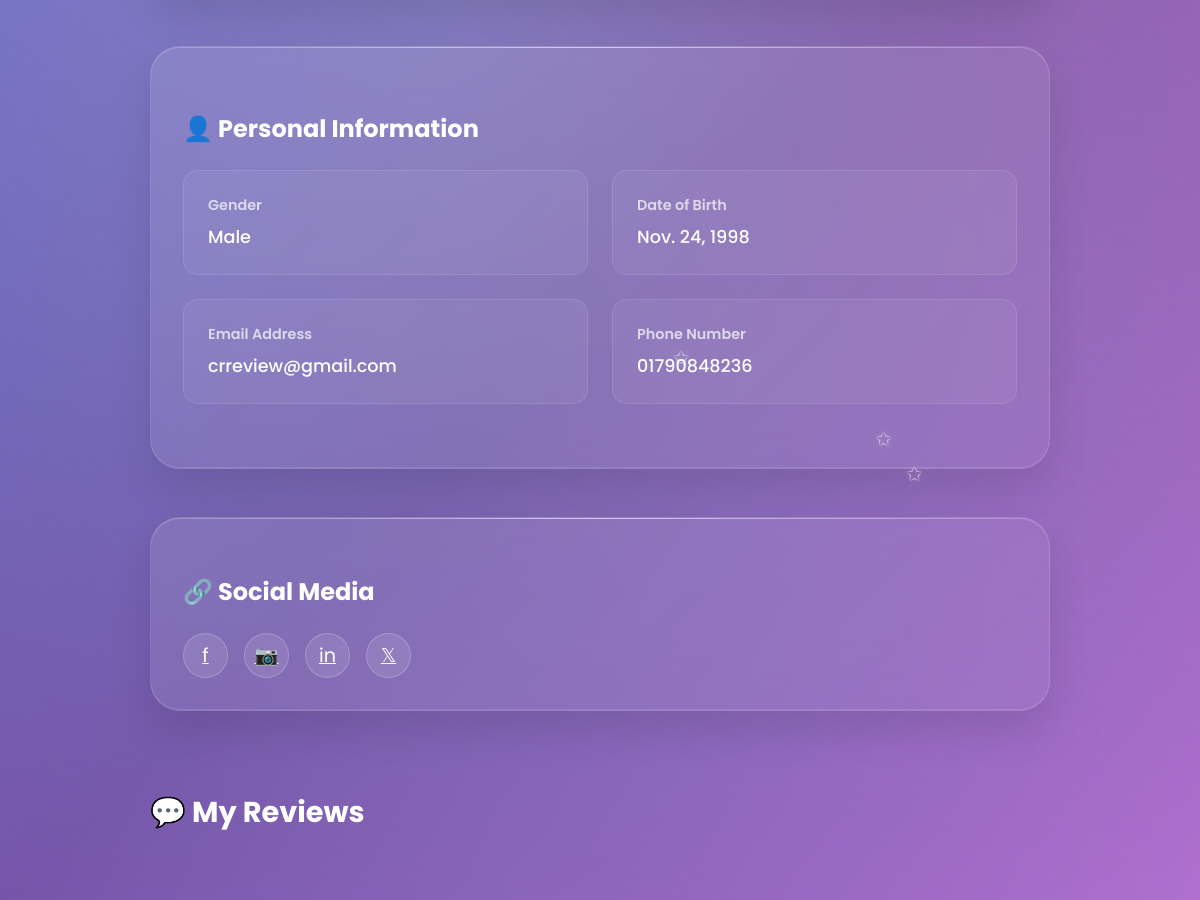
The page /view_profile/md-naimur-rahman/ (signed in, middle part) on the database as committed earlier.
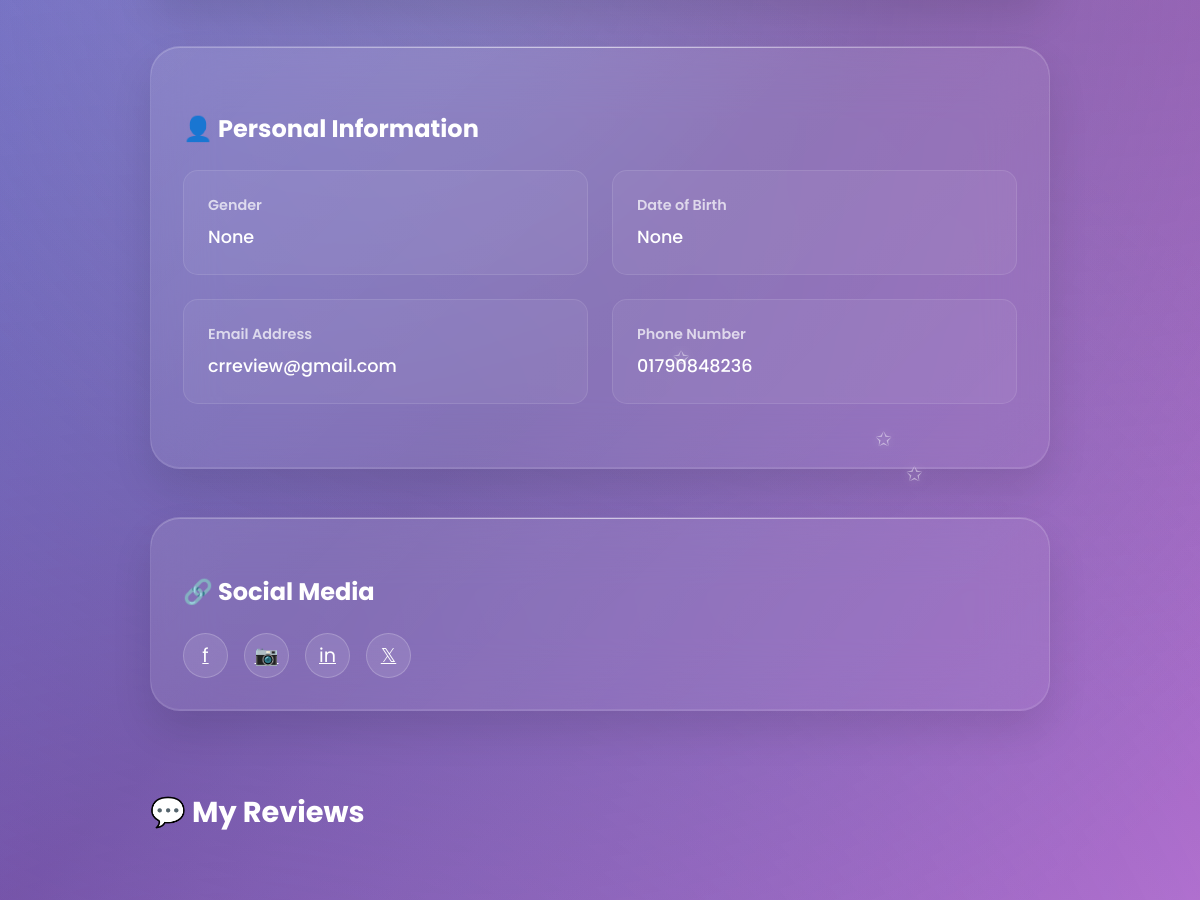
The same page on the database as committed later.
### userprofile/models.py (models this page shows, shortened)
class User(AbstractBaseUser,PermissionsMixin):
    university=models.ForeignKey(University, on_delete=models.SET_NULL,related_name='university',null=True,blank=True)
    department=models.ForeignKey(Department, on_delete=models.SET_NULL,related_name='department',null=True,blank=True)
    profile_picture=models.ImageField(upload_to=user_profile_picture_path,null=True,blank=True)
    first_name = models.CharField(max_length=50)
    last_name = models.CharField(max_length=50)
    gender = models.CharField(choices=[('M', 'Male'), ('F', 'Female')], max_length=1)
    email = models.EmailField(unique=True)
    phone=models.CharField(max_length=20,null=True,blank=True)
    date_of_birth=models.DateField(null=True,blank=True)
    student_id=models.CharField(max_length=50,unique=True,null=True,blank=True)
    batch=models.CharField(max_length=20,null=True,blank=True)
    dept_batch = models.CharField(max_length=20 , blank=True, null=True)
    section=models.CharField(max_length=20,null=True,blank=True)
    bio=models.TextField(null=True,blank=True)
    facebook_url=models.URLField(default='https://www.facebook.com/')
    instagram_url=models.URLField(default='https://www.instagram.com/')
    linkedin_url=models.URLField(default='https://www.linkedin.com/')
    role=models.CharField(max_length=20, default='student')
    slug=models.SlugField(blank=True,unique=True)
    is_active = models.BooleanField(default=True)
    is_staff = models.BooleanField(default=False)
    created_at = models.DateTimeField(auto_now_add=True)
    updated_at = models.DateTimeField(auto_now=True)
    deleted_at = models.DateTimeField(blank=True, null=True)
    USERNAME_FIELD = 'email'
    REQUIRED_FIELDS = ['first_name','last_name']
    objects = CustomUserManager()
    def get_full_name(self):
        return f"{self.first_name} {self.last_name}"

### userprofile/views.py (the view)
# urls.py: path('view_profile/<str:slug>/',view_profile,name="view_profile"),
def view_profile(request,slug):
    user = User.objects.get(email=request.user.email,slug=slug)
    review = Review.objects.filter(user=user).order_by('-created_at')
    paginator = Paginator(review,5)
    page_number = request.GET.get('page',1)
    try:
        review = paginator.page(page_number)
    except PageNotAnInteger:
        review = paginator.page(1)
    except EmptyPage:
        review = paginator.page(1)
    context = {
        'user':user,
        'review':review,
    }
    return render(request,'user_profile/view_profile.html',context)

### cr/models.py (called while the page is built)
    def __str__(self):
        return self.title

    def __str__(self):
        return self.title

### templates/user_profile/view_profile.html (shortened to what this page needs)
{% extends 'base.html' %}
{% load static %}
{% block content %}
    <div id="cr-profile" class="page">
        <div class="container">
            <div style="max-width: 900px; margin: 0 auto;">
                <div class="search-section">
                 <div class="card1" style="margin-top: 2rem;">
                    <h3 class="card-title1">👤 Personal Information</h3>
                    <div class="info-grid">
                        <div class="info-item">
                            <div class="info-label">Gender</div>
                            {% if user.gender == 'M' %}
                            <div class="info-value">Male</div>
                            {% elif user.gender == 'F'%}
                            <div class="info-value">Female</div>
                            {% else %}
                            <div class="info-value">None</div>
                            {%endif%}
                        </div>
                        <div class="info-item">
                            <div class="info-label">Date of Birth</div>
                            <div class="info-value">{{user.date_of_birth}}</div>
                        </div>
                        <div class="info-item">
                            <div class="info-label">Email Address</div>
                            <div class="info-value">{{user.email}}</div>
                        </div>
                        <div class="info-item">
                            <div class="info-label">Phone Number</div>
                            <div class="info-value">{{user.phone}}</div>
                        </div>
                    </div>
                    </div>
                </div>
                <div class="search-section">
                    <h3 class="card-title1" style="margin-top: 1.5rem;">🔗 Social Media</h3>
                    <div class="social-links">
                        <a href="{{user.facebook_url}}" class="social-btn" title="Facebook">f</a>
                        <a href="{{user.instagram_url}}" class="social-btn" title="Instagram">📷</a>
                        <a href="{{user.linkedin_url}}" class="social-btn" title="LinkedIn">in</a>
                        <a href="#" class="social-btn" title="Twitter">𝕏</a>
                    </div>
                </div>
                <div class="section">
                    <h2 style="color: white; font-size: 1.8rem; font-weight: 700; margin-bottom: 2rem;">💬 My Reviews</h2>
                </div>
            </div>
        </div>
    </div>
{% endblock content %}

Rows that differ between the two databases and show on the page:
changed User "crreview@gmail.com": gender "M" → empty (drawn); date_of_birth "Nov. 24, 1998" → "None"
Other text that changed with them:
text no longer shown: "Male"
text now shown: "None"
